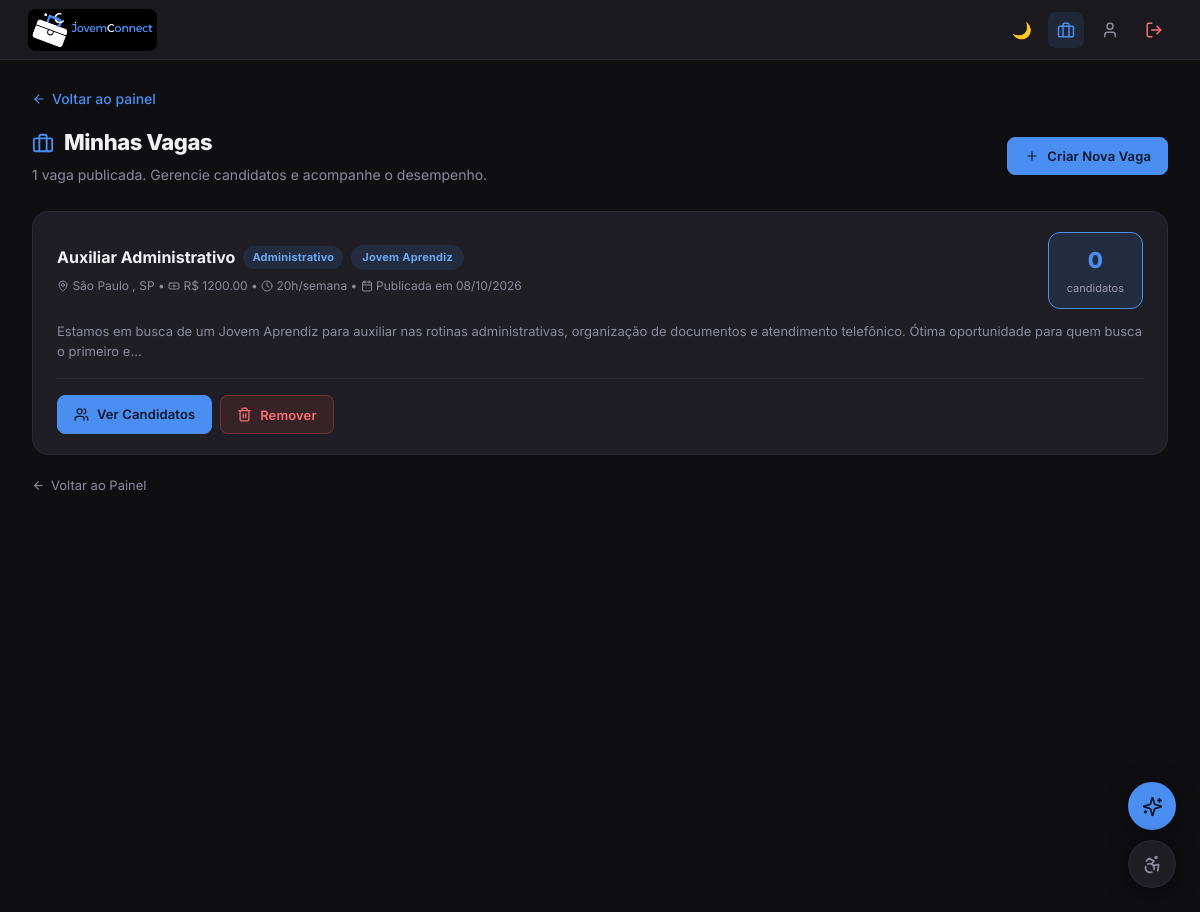
Screenshot of /Vagas/minhas.php (signed in) with the database file from the repository.
### tables this page shows
CREATE TABLE `vagas` (
  `id`            INT(11)      NOT NULL AUTO_INCREMENT,
  `empresa_id`    INT(11)      NOT NULL,
  `titulo`        VARCHAR(150) NOT NULL,
  `descricao`     TEXT         DEFAULT NULL,
  `cidade`        VARCHAR(100) DEFAULT NULL,
  `estado`        VARCHAR(50)  DEFAULT NULL,
  `cep`           VARCHAR(9)   DEFAULT NULL   COMMENT 'Para cálculo de distância pela IA',
  `salario`       VARCHAR(50)  DEFAULT NULL   COMMENT 'Mantido como VARCHAR (ex: 1.200,00 ou A combinar)',
  `tipo_contrato` VARCHAR(50)  DEFAULT NULL   COMMENT 'Ex: Jovem Aprendiz, Estágio',
   
  `carga_horaria` VARCHAR(20)  DEFAULT NULL   COMMENT 'Ex: 20h/semana',
  `area`          VARCHAR(100) DEFAULT NULL   COMMENT 'Ex: Administrativo, TI, Vendas',
  `criado_em`     TIMESTAMP    NOT NULL DEFAULT CURRENT_TIMESTAMP,
  `atualizado_em` TIMESTAMP    NOT NULL DEFAULT CURRENT_TIMESTAMP ON UPDATE CURRENT_TIMESTAMP,
  PRIMARY KEY (`id`),
  KEY `idx_vaga_empresa` (`empresa_id`),
  KEY `idx_vaga_area`    (`area`),
  KEY `idx_vaga_cidade`  (`cidade`),
  CONSTRAINT `fk_vaga_empresa`
    FOREIGN KEY (`empresa_id`) REFERENCES `empresas` (`id`) ON DELETE CASCADE
);

### Vagas/minhas.php (the view, shortened to what this page needs)
<?php
require_once dirname(__DIR__) . "/includes/config.php";
$empresa_id = intval($_SESSION['empresa_id']);
$stmt = $conn->prepare(
    "SELECT
         v.id, v.titulo, v.descricao, v.cidade, v.estado,
         v.salario, v.carga_horaria, v.area, v.tipo_contrato,
         v.criado_em,
         COUNT(c.id) AS total_candidatos
     FROM vagas v
     LEFT JOIN candidaturas c ON c.vaga_id = v.id
     WHERE v.empresa_id = ?
     GROUP BY v.id
     ORDER BY v.criado_em DESC"
);
$stmt->bind_param("i", $empresa_id);
$stmt->execute();
$result     = $stmt->get_result();
$total_vagas = $result->num_rows;
?>
<!DOCTYPE html>
<html lang="pt-br" data-theme="dark">
<head>
    <link rel="stylesheet" href="../Assets/css/style.css">
</head>
<body>
<nav class="navbar-inner">
    <a href="../dashboard/empresa.php" class="nav-logo" aria-label="JovemConnect — meu painel">
        <picture class="marca marca-nav">
            <source media="(max-width: 480px)" srcset="../assets/img/marca/jovemconnect-simbolo.png" width="192" height="192">
            <img src="../assets/img/marca/jovemconnect-horizontal.png" alt="JovemConnect" width="493" height="160">
        </picture>
    </a>
    <div class="navbar-inner-right">
        <button class="icon-btn btn-theme" id="btnTheme" title="Alternar tema" aria-label="Alternar tema">🌙</button>
        <a href="minhas.php" class="icon-btn" title="Minhas vagas" aria-label="Minhas vagas" aria-current="page"><span class="i i-briefcase" aria-hidden="true"></span></a>
        <a href="../empresa/perfil.php" class="icon-btn" title="Meu Perfil" aria-label="Meu Perfil"><span class="i i-user" aria-hidden="true"></span></a>
        <a href="../logout.php" class="icon-btn text-danger" title="Sair" aria-label="Sair"><span class="i i-log-out" aria-hidden="true"></span></a>
    </div>
</nav>
<div class="dashboard-wrap">
<main class="dashboard-main">
    <p style="margin:0 0 12px;"><a href="../dashboard/empresa.php" class="back-link"><span class="i i-arrow-left" aria-hidden="true"></span> Voltar ao painel</a></p>
    <div class="page-heading fade-up">
        <div class="d-flex align-center justify-between" style="flex-wrap:wrap;gap:12px;">
            <div>
                <h1><span class="i i-briefcase" aria-hidden="true"></span> Minhas Vagas</h1>
                <p class="text-secondary" style="margin-top:4px;font-size:14px;">
                    <?= $total_vagas ?> vaga<?= $total_vagas !== 1 ? 's' : '' ?> publicada<?= $total_vagas !== 1 ? 's' : '' ?>.
                    Gerencie candidatos e acompanhe o desempenho.
                </p>
            </div>
            <a href="criar.php" class="btn btn-primary btn-sm"><span class="i i-plus" aria-hidden="true"></span> Criar Nova Vaga</a>
        </div>
    </div>
    <?php if ($total_vagas > 0): ?>
    <div style="display:flex;flex-direction:column;gap:16px;" class="fade-up">
        <?php while ($row = $result->fetch_assoc()):
            $vaga_id   = intval($row['id']);
            $n_cands   = intval($row['total_candidatos']);
            $criado_em = !empty($row['criado_em'])
                ? date('d/m/Y', strtotime($row['criado_em']))
                : '—';
        ?>
        <div class="card" style="padding:20px 24px;">
            <div class="d-flex align-center justify-between"
                 style="flex-wrap:wrap;gap:12px;margin-bottom:12px;">
                <div style="flex:1;min-width:200px;">
                    <div class="d-flex align-center gap-8" style="margin-bottom:6px;flex-wrap:wrap;">
                        <h3 style="font-size:16px;font-weight:700;margin:0;">
                            <?= htmlspecialchars($row['titulo']) ?>
                        </h3>
                        <?php if (!empty($row['area'])): ?>
                        <span class="badge badge-area"><?= htmlspecialchars($row['area']) ?></span>
                        <?php endif; ?>
                        <?php if (!empty($row['tipo_contrato'])): ?>
                        <span class="badge"><?= htmlspecialchars($row['tipo_contrato']) ?></span>
                        <?php endif; ?>
                    </div>
                    <p class="text-muted" style="font-size:12px;">
                        <?php if (!empty($row['cidade'])): ?>
                        <span class="i i-map-pin" aria-hidden="true"></span> <?= htmlspecialchars($row['cidade']) ?>
                        <?= !empty($row['estado']) ? ', ' . htmlspecialchars($row['estado']) : '' ?>
                        <?php endif; ?>
                        <?php if (!empty($row['salario'])): ?>
                        • <span class="i i-banknote" aria-hidden="true"></span> R$ <?= htmlspecialchars($row['salario']) ?>
                        <?php endif; ?>
                        <?php if (!empty($row['carga_horaria'])): ?>
                        • <span class="i i-clock" aria-hidden="true"></span> <?= htmlspecialchars($row['carga_horaria']) ?>
                        <?php endif; ?>
                        • <span class="i i-calendar" aria-hidden="true"></span> Publicada em <?= $criado_em ?>
                    </p>
                </div>
                <div class="contagem-candidatos" style="
                    background:var(--accent-subtle);
                    border:1px solid var(--accent);
                    border-radius:var(--radius);
                    padding:10px 18px;
                    text-align:center;
                    flex-shrink:0;
                ">
                    <div style="font-size:22px;font-weight:800;color:var(--accent);">
                        <?= $n_cands ?>
                    </div>
                    <div style="font-size:11px;color:var(--text-secondary);margin-top:2px;">
                        candidato<?= $n_cands !== 1 ? 's' : '' ?>
                    </div>
                </div>
            </div>
            <?php if (!empty($row['descricao'])): ?>
            <p class="text-secondary"
               style="font-size:13px;line-height:1.6;margin-bottom:16px;">
                <?= htmlspecialchars(mb_substr($row['descricao'], 0, 180)) ?>…
            </p>
            <?php endif; ?>
            <div style="
                display:flex;gap:8px;flex-wrap:wrap;
                border-top:1px solid var(--border);
                padding-top:16px;
            ">
                <a href="candidatos.php?vaga=<?= $vaga_id ?>&amp;voltar=minhas"
                   class="btn btn-primary btn-sm">
                    <span class="i i-users" aria-hidden="true"></span> Ver Candidatos<?= $n_cands > 0 ? " ({$n_cands})" : '' ?>
                </a>
                <button
                    type="button"
                    class="btn btn-danger btn-sm"
                    onclick="confirmarDelete(<?= $vaga_id ?>, '<?= htmlspecialchars(addslashes($row['titulo'])) ?>')">
                    <span class="i i-trash" aria-hidden="true"></span> Remover
                </button>
            </div>
        </div>
        <?php endwhile; ?>
    </div>
    <?php endif; ?>
    <div style="margin-top:20px;">
        <a href="../dashboard/empresa.php" class="text-secondary link-seta"
           style="font-size:13px;text-decoration:none;">
            <span class="i i-arrow-left" aria-hidden="true"></span> Voltar ao Painel
        </a>
    </div>
</main>
</div>
<?php include dirname(__DIR__) . '/includes/assistente.php'; ?>
</body>
</html>

### includes/assistente.php (shortened to what this page needs)
<div class="fab-espaco" aria-hidden="true"></div>
<div class="fab-stack" id="fabStackGlobal">
    <button type="button" class="fab fab-ai"   id="btnChat" title="Assistente IA"  aria-label="Abrir assistente IA"
            aria-controls="chatWidget" aria-expanded="false"><span class="i i-sparkles" aria-hidden="true"></span></button>
    <button type="button" class="fab fab-a11y" id="btnA11y" title="Acessibilidade" aria-label="Abrir painel de acessibilidade"
            aria-controls="a11yPanel" aria-expanded="false"><span class="i i-acessibilidade" aria-hidden="true"></span></button>
</div>

### rows the page displays
vagas: titulo "Auxiliar Administrativo", area "Administrativo", tipo_contrato "Jovem Aprendiz", cidade "São Paulo", estado "SP", salario "1200.00", carga_horaria "20h/semana", criado_em "08/10/2026", n_cands "0", descricao "Estamos em busca de um Jovem Aprendiz para auxiliar nas rotinas administrativas, organização de documentos e atendimento telefônico. Ótima oportunidade para quem busca o primeiro e"

### other values shown
$total_vagas "1"
